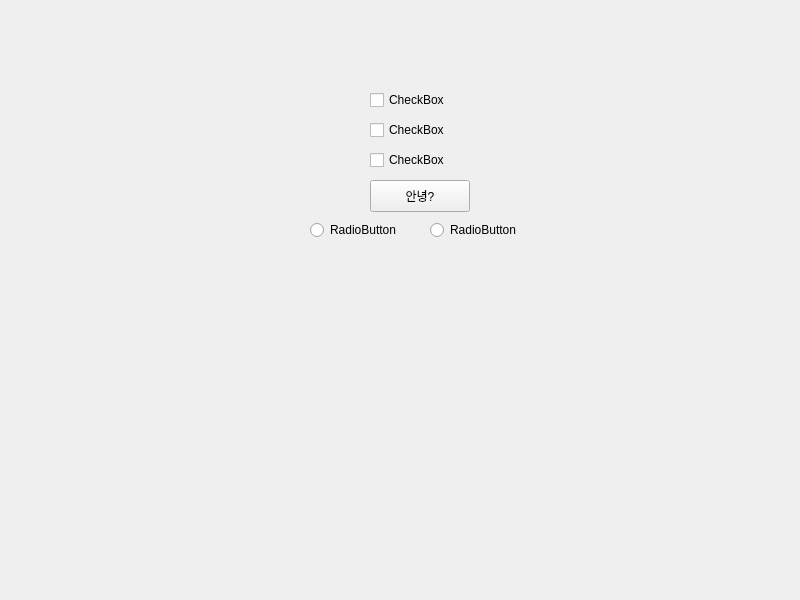
<?xml version="1.0" encoding="UTF-8"?>
<ui version="4.0">
 <class>MainWindow</class>
 <widget class="QMainWindow" name="MainWindow">
  <property name="geometry">
   <rect>
    <x>0</x>
    <y>0</y>
    <width>800</width>
    <height>600</height>
   </rect>
  </property>
  <property name="windowTitle">
   <string>MainWindow</string>
  </property>
  <widget class="QWidget" name="centralwidget">
   <widget class="QRadioButton" name="radio_1">
    <property name="geometry">
     <rect>
      <x>310</x>
      <y>220</y>
      <width>99</width>
      <height>20</height>
     </rect>
    </property>
    <property name="text">
     <string>RadioButton</string>
    </property>
   </widget>
   <widget class="QRadioButton" name="radio_2">
    <property name="geometry">
     <rect>
      <x>430</x>
      <y>220</y>
      <width>99</width>
      <height>20</height>
     </rect>
    </property>
    <property name="text">
     <string>RadioButton</string>
    </property>
   </widget>
   <widget class="QPushButton" name="pushButton">
    <property name="geometry">
     <rect>
      <x>370</x>
      <y>180</y>
      <width>100</width>
      <height>32</height>
     </rect>
    </property>
    <property name="text">
     <string>안녕?</string>
    </property>
   </widget>
   <widget class="QCheckBox" name="chk_1">
    <property name="geometry">
     <rect>
      <x>370</x>
      <y>90</y>
      <width>91</width>
      <height>20</height>
     </rect>
    </property>
    <property name="text">
     <string>CheckBox</string>
    </property>
   </widget>
   <widget class="QCheckBox" name="chk_2">
    <property name="geometry">
     <rect>
      <x>370</x>
      <y>120</y>
      <width>91</width>
      <height>20</height>
     </rect>
    </property>
    <property name="text">
     <string>CheckBox</string>
    </property>
   </widget>
   <widget class="QCheckBox" name="chk_3">
    <property name="geometry">
     <rect>
      <x>370</x>
      <y>150</y>
      <width>91</width>
      <height>20</height>
     </rect>
    </property>
    <property name="text">
     <string>CheckBox</string>
    </property>
   </widget>
  </widget>
 </widget>
 <resources/>
 <connections/>
</ui>
